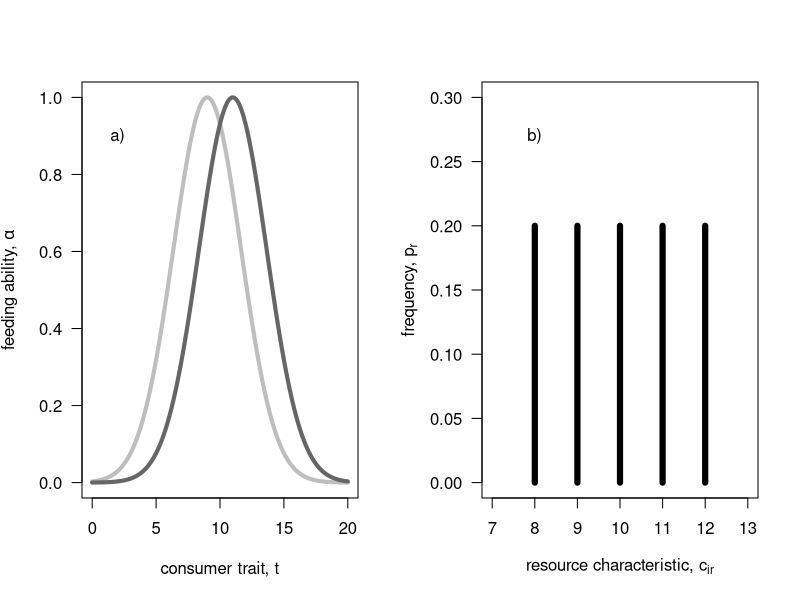
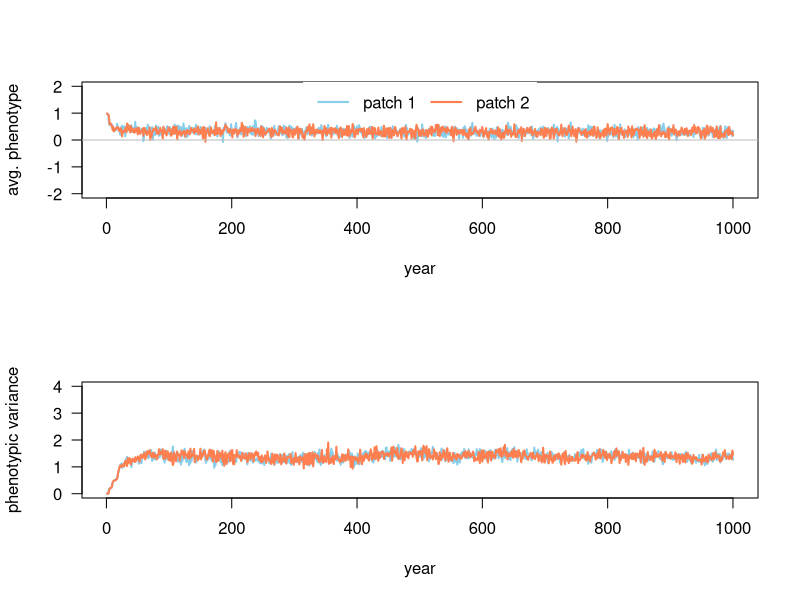
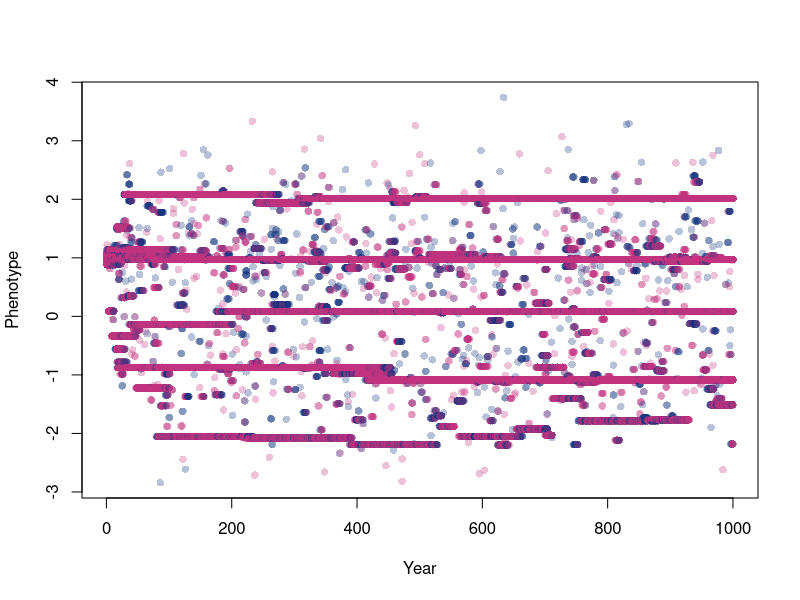
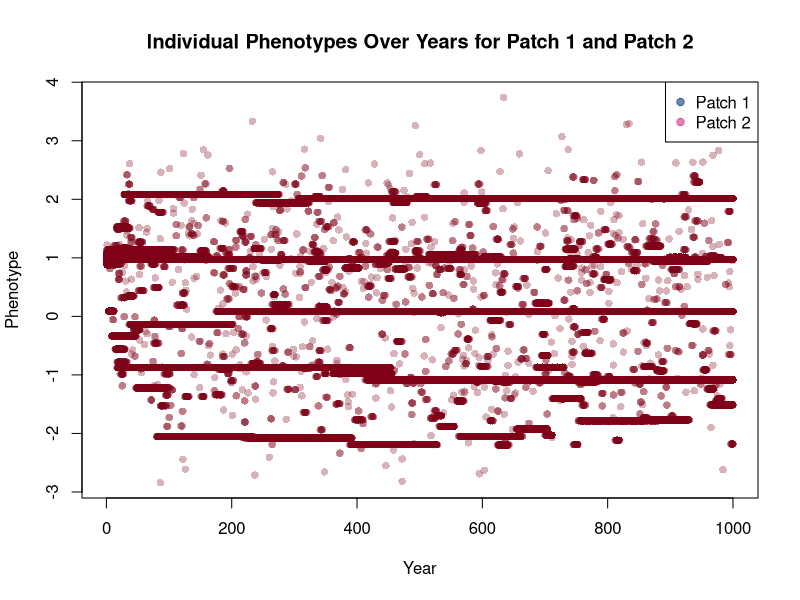

Reproduce these figures in R, in order. (Note: this script raises an error after producing the figures.)

rm(list=ls())  #removes stuff from environment.
# plot resource distribution            ----
par(mfrow=c(1,2))
z <- seq(0,20,0.01); omega<-7
plot( x=z, y=exp(- (z-9)^2 / (2 * omega)), lwd=4, col="gray", las=1, ylim=c(0,1), xlab="consumer trait, t", ylab=expression(paste("feeding ability, ",alpha)), type="l")
lines(x=z, y=exp(- (z-11)^2 / (2 * omega)), lwd=4, col="gray40")
text(x=2, y=0.9*1, "a)")

ct <- 8:12
plot(x=ct, y=rep.int(0.2, 5), las=1, ylab=expression(paste("frequency, ", p[r])), xlab=expression(paste("resource characteristic, ", c[i][,][r])), type="h", lwd=6, xlim=c(7,13), ylim=c(0,0.3))
text(x=8, y=0.30*0.9, "b)")

par(mfrow=c(1,1))

# define simulation function            ----
resourceCompetition <- function(resProp, resFreq, popSize, resGen=1, mutProb=0.001, mutVar=0.1, years=200, iniPmean=5, iniPvar=0.05, dispProb=0.5){

  # initialize population ......................................
  pop           <- matrix(NA, ncol=3, nrow=sum(popSize))      #NA is used here to preallocate memory for each entry while still not filling them with a value. 
  colnames(pop) <- c("patch", "pheno", "fec")
  
  pop[,1] <- c(rep.int(1,popSize[1]), rep.int(2, popSize[2]))
  pop[,2] <- rnorm(n=sum(popSize), mean=iniPmean, sd=0.05)
  
  stats         <- NULL
  phenotype <- matrix(NA, ncol=3, nrow=0)   # creates a matrix to store all phenotype values of all individuals in.
  colnames(phenotype) <- c("year", "patch", "phenotype")
  
  for(t in 1:years){
    
    # compute fecundity proxy ----
    # compute alpha - patch 1 ............................................................
    patch1    <- pop[pop[,1]==1,]   #This extracts all values in the pop matrix where the patch=1, i.e. they belong to patch 1. So all the rows with patch =2 are removed
    alphaSum1 <- NULL
    alpha1    <- NULL
    for(r in 1:ncol(resProp)){ # r<-1 # loop through each resource
      
      rp <- resProp[1,r]                                 # resource property 
      
      alpha     <- exp(-(patch1[,2]-rp)^2/ (2*resGen[1,1]) )  # compute all alphas
      alpha1    <- cbind(alpha1, alpha)                  # store all alphas
      alphaSum1 <- c(alphaSum1, sum(alpha) )             # store the sum over all alphas
      
    }
    
    # fec - patch 1 ............................................................
    for(i in 1:nrow(patch1)){
      
      fec <- 0
      for(r in 1:ncol(resProp)){ # r<-1; i<-1
        
        pi  <- resFreq[1,r]
        fec <- fec + pi * (alpha1[i,r]/alphaSum1[r])
        
      }
      patch1[i,3] <- fec
      
    }
    
    # alpha - patch 2 ............................................................
    patch2    <- pop[pop[,1]==2,]
    alphaSum2 <- NULL
    alpha2    <- NULL
    for(r in 1:ncol(resProp)){ # r<-1
      
      alpha     <- exp(-(patch2[,2]-resProp[2,r])^2/ (2*resGen[2,1]) )
      alpha2    <- cbind(alpha2, alpha)
      alphaSum2 <- c(alphaSum2, sum(alpha) )
      
    }
    
    # fec - patch 2 ............................................................
    for(i in 1:nrow(patch2)){
      
      fec <- 0
      for(r in 1:ncol(resProp)){ # r<-1; i<-1
        
        fec <- fec + resFreq[2,r]*alpha2[i,r]/alphaSum2[r]
        
      }
      patch2[i,3] <- fec
      
    }
    
    # create next generation  ----
    patch1new     <- patch1[sample(size=popSize[1], x=1:nrow(patch1),prob=patch1[,3], replace=T),]
    patch1new[,3] <- NA
    
    patch2new     <- patch2[sample(size=popSize[2], x=1:nrow(patch2),prob=patch2[,3], replace=T),]
    patch2new[,3] <- NA
    
    pop <- rbind(patch1new, patch2new)
    
    # mutate new generation   ----
    for(i in 1:nrow(pop)){
      
      if(runif(n=1, min=0, max=1)<=mutProb){
        
        pop[i,2] <- pop[i,2] + rnorm(n=1, mean=0, sd=mutVar)
        # print("mutation!")
        
      }
    }
    
    # dispersal               ----
    dispInds <- runif(n=nrow(pop))<dispProb
    dispInds <- which(dispInds==TRUE)
    if(length(dispInds)>=1){
      for(i in 1:length(dispInds)){
        if(pop[dispInds[i],1]==1){
          pop[dispInds[i],1] <- 2
        } else {
          pop[dispInds[i],1] <- 1
        }
      }
    }
    
    # extract stats           ----
    patch1    <- pop[pop[,1]==1,]
    patch2    <- pop[pop[,1]==2,]
    
    stats <- rbind( stats, c(t, mean(patch1[,2]), var(patch1[,2]), mean(patch2[,2]), var(patch2[,2]))) 
    #extract phenotypes of each individual each year
    phenotypes_patch1 <- cbind(rep(t, nrow(patch1)), rep(1, nrow(patch1)), patch1[,2])
    phenotypes_patch2 <- cbind(rep(t, nrow(patch2)), rep(2, nrow(patch2)), patch2[,2])
    
    phenotype <- rbind(phenotype, phenotypes_patch1, phenotypes_patch2)
  }
  
  # return output stats .............................................
  colnames(stats) <- c("year", "mean1", "var1", "mean2", "var2")
  colnames(phenotype) <- c("year", "patch", "phenotype")
  return(list(stats=stats, phenotype=phenotype))  #returns both the stats and the phenotype
  
}

# first test run                        ----
resource.frequency <- c(0.05,0.3,0.1,0.4,0.15)
resFreqMatrix <- matrix(rep(resource.frequency, 2), nrow=2, ncol=5, byrow = TRUE); row.names(resFreqMatrix)<-c("patch1", "patch2")
resPropMatrix <- matrix(-2:2, nrow=2, ncol=5, byrow = TRUE)          ; row.names(resPropMatrix)<-c("patch1", "patch2")


output <- resourceCompetition(resProp=resPropMatrix, resFreq=resFreqMatrix, popSize=c(100, 100), resGen=matrix(c(0.1,0.1),ncol=1, nrow=2), mutProb=0.005, mutVar=0.5, years=1000, iniPmean=1, dispProb = 0.2)

data <- output$stats

#For plotting "stats":

par(mfrow=c(2,1))
plot( x=data[,1], y=data[,2], lwd=2, col="skyblue", type="l", ylim=c(-2,2), las=1, xlab="year", ylab="avg. phenotype")
lines(x=data[,1], y=data[,4], lwd=2, col="coral"); abline(h=0, col="gray", lty=1)
legend("top", legend=c("patch 1", "patch 2"), lwd=2, lty=1, col=c("skyblue", "coral"), box.col="transparent", horiz=TRUE)

plot( x=data[,1], y=data[,3], lwd=2, col="skyblue", type="l", ylim=c(0,4), las=1, xlab="year", ylab="phenotypic variance")
lines(x=data[,1], y=data[,5], lwd=2, col="coral")
par(mfrow=c(1,1))

#Plotting "phenotypes":

phenotype_data <- output$phenotype 


# Create a scatter plot of individual phenotypes

par(mfrow=c(1,1))
#Two colors, one per patch

colors <- rgb((phenotype_data[,2]-0.9)*0.7,0.2,0.5, alpha =0.3)    #Creates a vector of characters that have two different color identities based on patch idenity.
plot(phenotype_data[,1], phenotype_data[,3], pch=16, col=colors, xlab="Year", ylab="Phenotype")

#one color, for computational purposes
plot(phenotype_data[,1], phenotype_data[,3], pch=16, col=rgb(0.5, 0, 0.1, alpha=0.3), xlab="Year", ylab="Phenotype")

# Add a legend to distinguish between patches
legend("topright", legend=c("Patch 1", "Patch 2"), col=c(rgb((1-0.9)*0.7,0.2,0.5, alpha =0.6), rgb((2-0.9)*0.7,0.2,0.5, alpha =0.6)), pch=19)

# Add a title to the plot
title("Individual Phenotypes Over Years for Patch 1 and Patch 2")







# explore parameters with replicates    ----
propVal    <- c(0.25, 0.4, 0.50, 0.55, 0.6, 0.7, 1.00)
propVar <- NULL

for(i in 1:length(propVal)){ # i<-1
  propVar    <- c(propVar, sum(((-2:2)*propVal[i]-0)^2)/5 )
}

dataP_mean <- NULL
dataP_sd   <- NULL
for(p in 1:length(propVal)){
  dataR_mean <- NULL
  dataR_sd   <- NULL
  for(r in 1:2){ 
    data       <- resourceCompetition(resProp=resPropMatrix*propVal[p], 
                                      resFreq=resFreqMatrix, 
                                      resGen=matrix(c(0.5,0.5),ncol=1, nrow=2), 
                                      mutProb=0.005, mutVar=0.5, 
                                      popSize=c(1000, 1000), 
                                      years=250, iniPmean=1)[250, ,drop=F]
    dataR_mean <- c( dataR_mean, mean(c(data[,2], data[,4])) )
    dataR_sd   <- c( dataR_sd  , mean(c(data[,3], data[,5])) )
  }
  dataP_mean <- rbind(dataP_mean, c(propVar[p], mean(dataR_mean), max(dataR_mean), min(dataR_mean)))
  dataP_sd   <- rbind(dataP_sd  , c(propVar[p], mean(dataR_sd)  , max(dataR_sd)  , min(dataR_sd)))
  print(p)
  
}
colnames(dataP_mean) <- c("resource var", "mean z", "max z"     , "min z")
colnames(dataP_sd)   <- c("resource var", "mean z", "max var(z)", "min var(z)")

# plot  .......................
par(mfrow=c(2,1))
plot(x=dataP_mean[,1], y=dataP_mean[,2], lwd=2, type="o", las=1, xlab="resource variation", ylab="mean phenotype", ylim=c(-1,1), xlim=c(0,max(dataP_sd[,1])))
lines(x=dataP_mean[,1], y=dataP_mean[,3], lwd=2, col="gray")
lines(x=dataP_mean[,1], y=dataP_mean[,4], lwd=2, col="gray")
abline(h=0, col="gray", lty=3)

plot(x=dataP_sd[,1], y=dataP_sd[,2], lwd=2, type="o", las=1, xlab="resource variation", ylab="phenotypic variance", ylim=c(0,2), xlim=c(0,max(dataP_sd[,1])))
lines(x=dataP_sd[,1], y=dataP_sd[,3], lwd=2, col="gray")
lines(x=dataP_sd[,1], y=dataP_sd[,4], lwd=2, col="gray")
abline(v=0.5, col="dodgerblue", lwd=2, lty=3)
legend("top", legend=c("resource generalism"), lty=3, lwd=2,col="dodgerblue", box.col="transparent")

